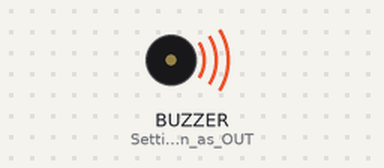
Bench run of a sketch on a simulated Seeed Wio Terminal. Parts: buzzer (waves = sounding, pin HIGH).

Above: at 0.05 s.
Timing chart, 0 to 4.6 s (numbered marks = the images above):
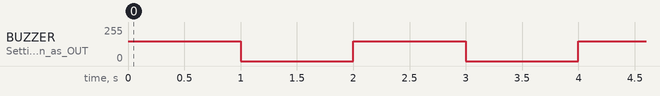

The sketch:

Buzzer_Test.ino
```cpp
void setup() {
  pinMode(WIO_BUZZER, OUTPUT); //Setting buzzer pin as OUTPUT
}

void loop() {
  //beep the buzzer for 1 second
  analogWrite(WIO_BUZZER, 150);
  delay(1000);
  //Silence the buzzer for 1 second
  analogWrite(WIO_BUZZER, 0);
  delay(1000);
}
```

Measured:
- by itself, BUZZER (Setting_buzzer_pin_as_OUT): alternates 150/255 for 1.0 s and 0/255 for 1.0 s
